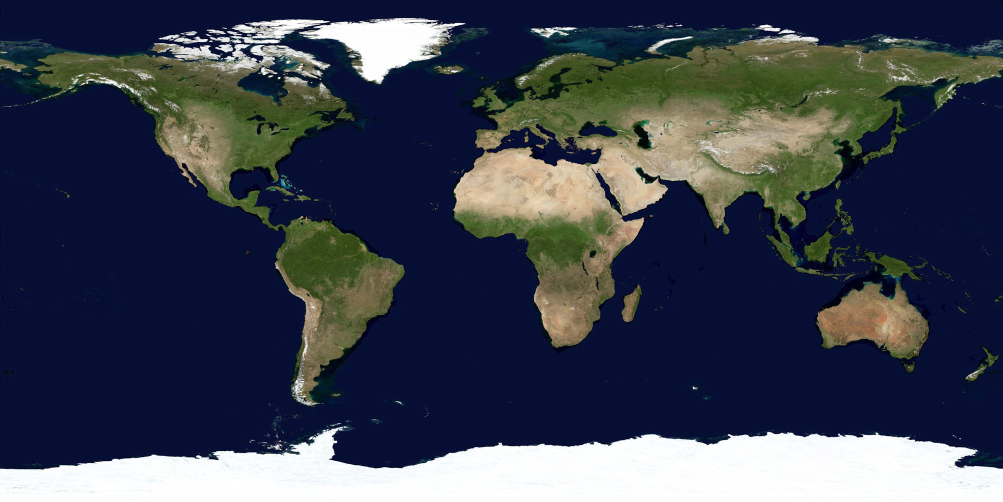
#> input picture map.png, 2005 x 1003 px (shown at 1/2 size)
$ python ISS_loc.py
#> lines starting #> are read from the running program, lines starting #| are printed output that depends on the picture
from PIL import Image
from colorama import Fore, init, Style
from typing import Tuple
import os, requests, time, math, copy

# https://www.esa.int/Science_Exploration/Human_and_Robotic_Exploration/International_Space_Station/Where_is_the_International_Space_Station

init(autoreset=True)

img = Image.open("map.png")
#> img is the input picture: PIL image 2005x1003 RGB; mean R, G, B 59.6, 66, 80.2
width, height = img.size
#> width = 2005; height = 1003
ratio = height / width
#> ratio = 0.5

MAP_Width = 342
MAP_Height = int(ratio * MAP_Width * 0.55)
#> MAP_Height = 94

call_freq = 10 # seconds

history_queue = []
history_queue_max_size = 10800 / call_freq # 3 hrs (2 orbits), ISS orbits the Earth every 90 minutes


def lat_lon_to_mercator(lat, lon, MAP_Width, MAP_Height) -> Tuple[int, int]:    # lat lon
    longitude_radians = lon * math.pi / 180
    latitude_radians = lat * math.pi / 180

    x_scale = MAP_Width / 2 / math.pi

    # [9 lines of commented-out code are left out]
    y_scale = MAP_Height / 2 / math.pi

    x = MAP_Width / 2 + x_scale * longitude_radians

    # y = MAP_Height / 2 - y_scale * (math.log(math.tan((math.pi / 4) + (latitude_radians / 2))))
    y = MAP_Height / 2 - y_scale * math.log((1 + math.sin(latitude_radians)) / (1 - math.sin(latitude_radians)))

    return int(y), int(x)

def ISS_loc(lat: float, lon: float) -> list:
    if MAP_Width <= 200:
        side = 0
    elif MAP_Width <= 540:
        side = 1
    else:
        side = 2

    loc = []
    for i in range(-side, side+1):
        if  lat+i >= 0 and lat+i < MAP_Height and lon+i >= 0 and lon+i < MAP_Width:
            loc.append([lat-i, lon+i, '*'])
            loc.append([lat-i, lon-i, '*'])
            loc.append([lat+i, lon, '*'])
            loc.append([lat, lon+i, '*'])
    return loc


img = img.resize((MAP_Width, int(MAP_Height)))
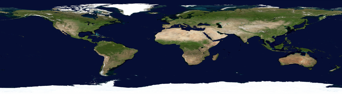
#> img: PIL image 342x94 RGB; mean R, G, B 59.6, 66, 80.1
img = img.convert('L') # grey scale
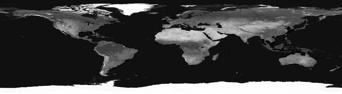
#> img: PIL image 342x94 L; min 2, max 255, mean 65.8
pixels = img.getdata()

ascii_str = ''
for pixel_value in pixels:
    ascii_str += ' .,*aY=#+PA%BDJ@'[pixel_value // 17]  # pixel value 0-255
#> this loop made 32148 passes
#> (pixel_value, ascii_str) on passes 1 to 3: (15, ' '), (16, '  '), (16, '   ')
#@JDB%AP+#=Ya*,.

# Convert the string to a 2D array (lat, lon)
ascii_img = []
for i in range(0, len(ascii_str), MAP_Width):
    ascii_img.append([char for char in ascii_str[i:i+MAP_Width]])
#> this loop made 94 passes
#> i on passes 2 to 13: 342, 684, 1026, 1368, 1710, 2052, 2394, 2736, 3078, 3420, 3762, 4104
#> after the loop, ascii_img = 94 items

ascii_backup = copy.deepcopy(ascii_img)
#> ascii_backup = 94 items


url = 'http://api.open-notify.org/iss-now.json'

while True:
    os.system("cls")

    try:
#> (the run stopped early here; a loop or call above may not have finished)
